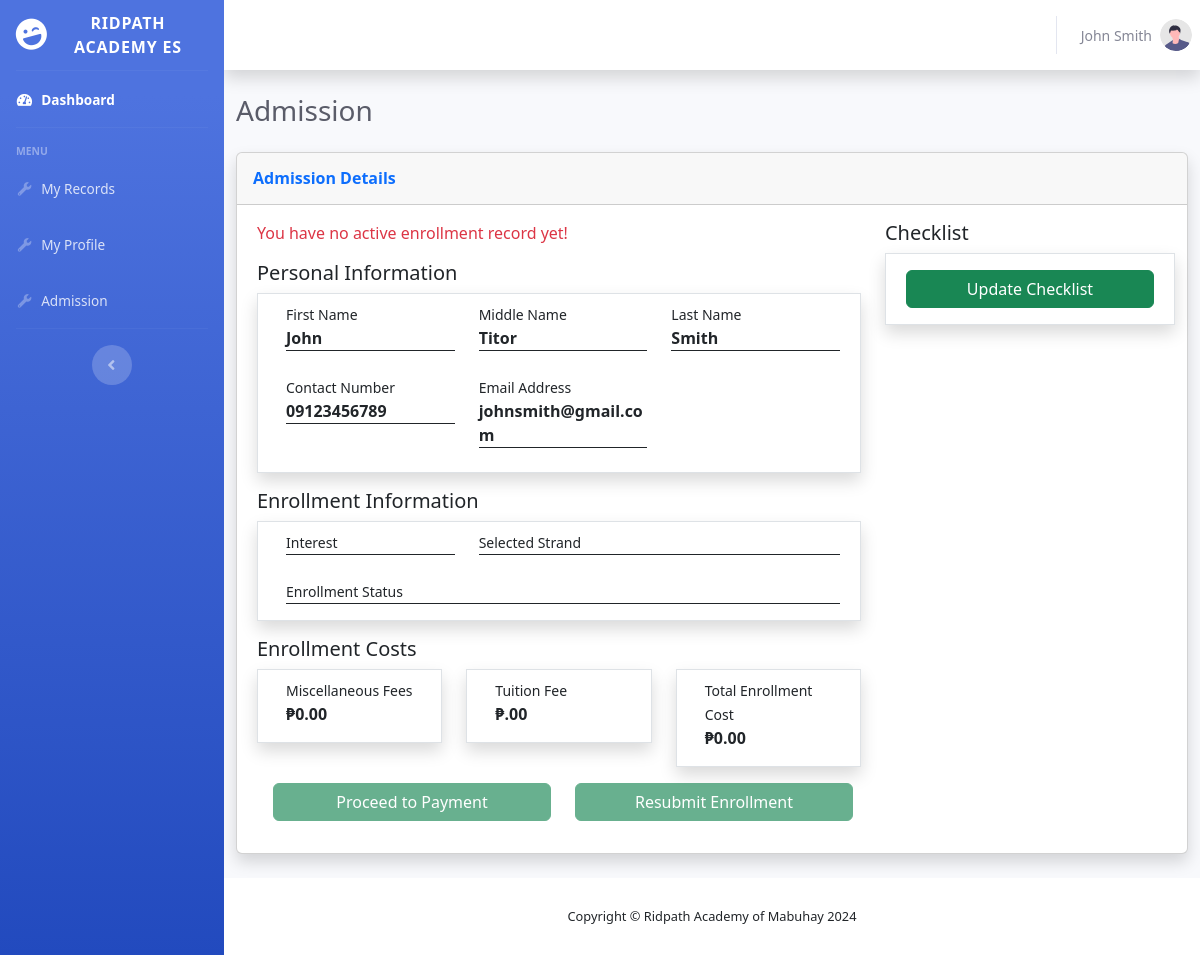
The app's page /student/admission.php (signed in) with its own data.
### tables this page shows
CREATE TABLE `students` (
  `tempID` int(254) NOT NULL,
  `firstname` varchar(100) NOT NULL,
  `middlename` varchar(100) NOT NULL,
  `lastname` varchar(100) NOT NULL,
  `email` varchar(100) NOT NULL,
  `contactnumber` varchar(100) NOT NULL,
  `studentnumber` varchar(100) NOT NULL,
  `password` varchar(254) NOT NULL,
  `userRole` int(10) NOT NULL,
  `isactive` varchar(10) NOT NULL
);

### student/admission.php (the view, shortened to what this page needs)
<?php
require '../shared/header_student.php';
$tempid = $_SESSION['user_id'];
$fetchQuery = "SELECT * FROM students ST
LEFT JOIN enrollmentrecords ER ON ST.tempID = ER.studentID
LEFT JOIN enrollmentstatus ES ON ER.enrollmentStatusID = ES.statusID
LEFT JOIN strands SD ON SD.strandID = ER.strandID
LEFT JOIN tuitionfees TF ON TF.strandID = SD.strandID
WHERE ST.tempID = '$tempid'";
$fetchedData = mysqli_query($conn, $fetchQuery);
$DataArray = mysqli_fetch_assoc($fetchedData);
$firstname = $DataArray['firstname'];
$middlename = $DataArray['middlename'];
$lastname = $DataArray['lastname'];
$email = $DataArray['email'];
$contactnumber = $DataArray['contactnumber'];
$strandname = $DataArray['strandname'];
$tuitionfee = $DataArray['amount'];
$enrollmentstatus = $DataArray['statusname'];
$enrollmentstatusID = $DataArray['statusID'];
$strandID = $DataArray['strandID'];
$interest = $DataArray['interest'];
$enrollmentID = $DataArray['enrollmentID'];
$proceedtopayment = '';
$resubmit = 'disabled';
if ($enrollmentstatusID != 4) {
    $proceedtopayment = 'disabled';
}
$MiscFeeData = mysqli_query($conn, "SELECT * FROM miscellaneousfees WHERE strandID='$strandID'");
$totalamount = 0;
$totalamount += $tuitionfee;
$miscfeetext = '';
if (mysqli_num_rows($MiscFeeData) != 0) {
   while ($Data = mysqli_fetch_assoc($MiscFeeData)) {
    $amount = $Data['amount'];
    $totalamount += $amount;
    $description = $Data['description'];
    $miscfeetext .= '<p><span class="fw-bold">₱'.$amount.' </span>('.$description.')</p>';
   }
}
else {
    $miscfeetext = '<p><span class="fw-bold">₱0.00 </span></p>';
}
$fetchEnrollment = "SELECT * FROM enrollmentrecords WHERE studentID = '$tempid'";
$fetchedData2 = mysqli_query($conn, $fetchEnrollment);
$enrollmentcount = mysqli_num_rows($fetchedData2);
$enrollmentstatusdisplay = '';
if ($enrollmentcount != 0) {
    $enrollmentstatusdisplay = '';
}
else {
    $enrollmentstatusdisplay = '<p class="text-danger">You have no active enrollment record yet!</p>';
}
?>
<div class="container-fluid">
    <div class="d-sm-flex align-items-center justify-content-between mb-4">
        <h1 class="h3 mb-0 text-gray-800">Admission</h1>
    </div>
    <div class="row">
            <div class="col-xl-12 col-lg-12">
                <div class="card shadow mb-4">
                    <div class="card-header py-3 d-flex flex-row align-items-center justify-content-between">
                        <h6 class="m-0 font-weight-bold text-primary">Admission Details</h6>
                    </div>
                    <div class="row">
                        <div class="card-body">
                                <div class="row w-100 mx-1">
                                    <div class="col-8">
                                        <?php echo $enrollmentstatusdisplay;?>
                                        <h5>Personal Information</h5>
                                        <div class="container border shadow mb-3">
                                            <div class="row w-100 mx-1 my-2">
                                                <div class="col">
                                                    <small>First Name</small>
                                                    <p class="border-bottom border-dark fw-bold"><?php echo $firstname; ?></p>
                                                </div>
                                                <div class="col">
                                                    <small>Middle Name</small>
                                                    <p class="border-bottom border-dark fw-bold"><?php echo $middlename; ?></p>
                                                </div>
                                                <div class="col">
                                                    <small>Last Name</small>
                                                    <p class="border-bottom border-dark fw-bold"><?php echo $lastname; ?></p>
                                                </div>
                                            </div>
                                            <div class="row w-100 mx-1 my-2">
                                                <div class="col-4">
                                                    <small>Contact Number</small>
                                                    <p class="border-bottom border-dark fw-bold"><?php echo $contactnumber; ?></p>
                                                </div>
                                                <div class="col-4">
                                                    <small>Email Address</small>
                                                    <p class="border-bottom border-dark fw-bold"><?php echo $email; ?></p>
                                                </div>
                                            </div>
                                        </div>
                                        <h5>Enrollment Information</h5>
                                        <div class="container border shadow mb-3">
                                            <div class="row w-100 mx-1 my-2">
                                                <div class="col-4">
                                                    <small>Interest</small>
                                                    <p class="border-bottom border-dark fw-bold"><?php echo $interest; ?></p>
                                                </div>
                                                <div class="col-8">
                                                    <small>Selected Strand</small>
                                                    <p class="border-bottom border-dark fw-bold"><?php echo $strandname; ?></p>
                                                </div>
                                            </div>
                                            <div class="row w-100 mx-1 my-2">
                                                <div class="col">
                                                    <small>Enrollment Status</small>
                                                    <h5 class="border-bottom border-dark fw-bold text-primary"><?php echo $enrollmentstatus; ?></h5>
                                                </div>
                                            </div>
                                        </div>
                                        <h5>Enrollment Costs</h5>
                                        <div class="row">
                                            <div class="col-4">
                                                <div class="container border shadow">
                                                    <div class="row mx-1 mt-2">
                                                        <div class="col">
                                                            <small>Miscellaneous Fees</small>
                                                            <?php echo $miscfeetext; ?>
                                                        </div>
                                                    </div>
                                                </div>
                                            </div>
                                            <div class="col-4">
                                                <div class="container border shadow">
                                                    <div class="row mx-1 mt-2">
                                                        <div class="col">
                                                            <small>Tuition Fee</small>
                                                            <p><span class="fw-bold">₱<span id="tuitionfeetext"><?php echo $tuitionfee; ?>.00</span></p>
                                                        </div>
                                                    </div>
                                                </div>
                                            </div>
                                            <div class="col-4">
                                            <div class="container border shadow">
                                                    <div class="row mx-1 mt-2">
                                                        <div class="col">
                                                            <small>Total Enrollment Cost</small>
                                                            <p><span class="fw-bold">₱<span id="totalamounttext"><?php echo $totalamount; ?>.00</span></p>
                                                        </div>
                                                    </div>
                                                </div>
                                            </div>
                                            <div class="row w-100 mt-3 ml-1 mb-3">
                                                <div class="col">
                                                    <button class="btn btn-success w-100 ml-auto mr-auto"
                                                    id="page-btn" name="UpdateChecklist"
                                                    data-bs-toggle="modal"
                                                    data-bs-target="#modal-View"
                                                    data-bs-enrollmentID="<?php echo $enrollmentID;?>"
                                                    <?php echo $proceedtopayment; ?>>Proceed to Payment</button>
                                                </div>
                                                <div class="col">
                                                    <form action="../processes/Student_ResubmitEnrollment.php" method="POST">
                                                        <button class="btn btn-success w-100 ml-auto mr-auto" id="page-btn" type="submit" name="Resubmit" <?php echo $resubmit; ?>>Resubmit Enrollment</button>
                                                    </form>
                                                </div>
                                            </div>
                                        </div>
                                    </div>
                                    <div class="col-4">
                                        <form action="../processes/Student_UpdateChecklist.php" method="POST" enctype="multipart/form-data">
                                            <h5>Checklist</h5>
                                            <div class="container border shadow">
                                                <div class="row mt-3 ml-2 mr-2 mb-3">
                                                    <button class="btn btn-success w-100 ml-auto mr-auto" id="page-btn" type="submit" name="UpdateChecklist">Update Checklist</button>
                                                </div>
                                            </div>
                                        </form>
                                    </div>
                                </div>
                        </div>
                </div>
            </div>
    </div>
    <?php
    require '../shared/footer.php';
    ?>

### records on screen
students: firstname "John", middlename "Titor", lastname "Smith", contactnumber "09123456789", email "johnsmith@gmail.com"

### other values on screen
$_SESSION['logged_username'] "John Smith"
$totalamount "0"
